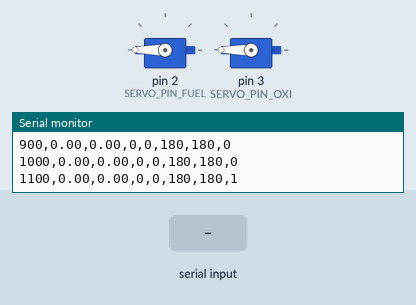
This sketch was run on a simulated Arduino Uno, built with avr-gcc and run on an emulated ATmega328P. Parts: 2 × servo, the last lines printed to the serial monitor. The test bench sets the inputs (shaded band).

Above: at 1.2 s.
1.3 s: "90,45\n" received over Serial
At 2.1 s:
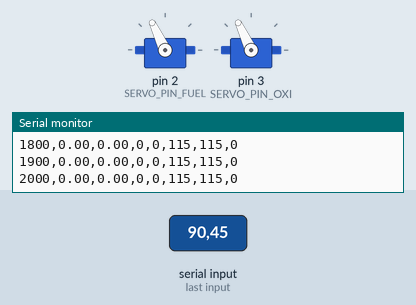
Timing chart, 0 to 4.3 s (numbered marks = the images above; inputs shaded):
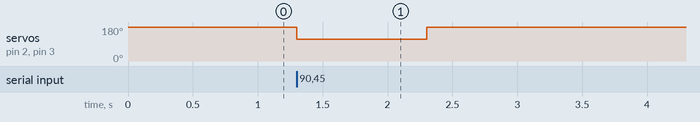

The sketch:

groundcontrol.ino
```cpp
#include <Servo.h>

#define FLOW_SENSOR_PIN_FUEL 5 // Digital pin 2 for the fuel flow sensor
#define FLOW_SENSOR_PIN_OXI 4  // Digital pin 3 for the oxidizer flow sensor

#define SERVO_PIN_FUEL 2       // Digital pin 4 for the fuel valve servo
#define SERVO_PIN_OXI 3        // Digital pin 5 for the oxidizer valve servo

// Valve control variables
const int POS_OPEN = 115;
const int POS_CLOSE = 180;
int desiredPositionFuel = POS_CLOSE;
int desiredPositionOxi = POS_CLOSE;
Servo valveServoFuel;
Servo valveServoOxi;

// Flow sensor variables
volatile int pulseCountFuel = 0;
volatile int pulseCountOxi = 0;
float flowRateFuel = 0.0;
float flowRateOxi = 0.0;
unsigned long previousMillis =
    0; // Track the last time we updated the flow rate
const unsigned long interval =
    100; // Shorter interval (100 ms) for more frequent updates

// Serial communication variables
unsigned long lastSerialTime = 0;
const unsigned long SERIAL_TIMEOUT =
    1000; // Close valves if no serial data for 1 second
unsigned long currentMillis = millis();

void setup() {
  // Set baud rate to 115200
  Serial.begin(115200);

  // Initialize flow sensor pin
  pinMode(FLOW_SENSOR_PIN_FUEL, INPUT_PULLUP);
  pinMode(FLOW_SENSOR_PIN_OXI, INPUT_PULLUP);

  // Interrupts for pulse counting
  attachInterrupt(digitalPinToInterrupt(FLOW_SENSOR_PIN_FUEL), countPulseFuel,
                  FALLING);
  attachInterrupt(digitalPinToInterrupt(FLOW_SENSOR_PIN_OXI), countPulseOxi,
                  FALLING);

  // Initialize servo pins
  valveServoFuel.attach(SERVO_PIN_FUEL);
  valveServoOxi.attach(SERVO_PIN_OXI);

  // Initialize to safe position
  valveServoFuel.write(POS_CLOSE);
  valveServoOxi.write(POS_CLOSE);
}

// We print a csv to serial, so we can read it in the ground control software
// The ground control software will then plot the data and show it to the user
// The format is as follows:
// time, flow rate fuel, flow rate oxi, pulse count fuel, pulse count oxi,
// desired position fuel, desired position oxi, is_emergency
void loop() {
  currentMillis = millis();

  // Check for serial timeout safety
  if (isEmergency()) {
    // Communication lost - emergency close
    desiredPositionFuel = POS_CLOSE;
    desiredPositionOxi = POS_CLOSE;
    valveServoFuel.write(POS_CLOSE);
    valveServoOxi.write(POS_CLOSE);
  }

  // Calculate flow rate every 100 ms
  if (currentMillis - previousMillis >= interval) {
    previousMillis = currentMillis;

    // Calculate flow rate in L/min using Q = F / 7.5
    // Convert pulse count in 100 ms to frequency (Hz)
    // Scale up by 10 to get pulses per second
    // Flow rate in L/min
    flowRateFuel = (pulseCountFuel * 10.0) / 7.5;
    flowRateOxi = (pulseCountOxi * 10.0) / 7.5;

    // Print CSV format data
    Serial.print(currentMillis);
    Serial.print(",");
    Serial.print(flowRateFuel);
    Serial.print(",");
    Serial.print(flowRateOxi);
    Serial.print(",");
    Serial.print(pulseCountFuel);
    Serial.print(",");
    Serial.print(pulseCountOxi);
    Serial.print(",");
    Serial.print(desiredPositionFuel);
    Serial.print(",");
    Serial.print(desiredPositionOxi);
    Serial.print(",");
    Serial.println(isEmergency() ? 1 : 0);

    // Reset pulse count after each calculation
    pulseCountFuel = 0;
    pulseCountOxi = 0;
  }

  // Check for servo control commands
  // Process commands from serial input
  // Format: "fuel,oxi" where each value is 1 (open) or 0 (close)
  // Example: "1,0" opens fuel valve and closes oxidizer valve
  if (Serial.available() > 0) {
    // Read the command and update communication time
    String command = Serial.readStringUntil('\n');
    lastSerialTime = currentMillis;

    // Parse the two valve commands
    int commaIndex = command.indexOf(',');
    if (commaIndex != -1) {
      int fuelCommand = command.substring(0, commaIndex).toInt();
      int oxiCommand = command.substring(commaIndex + 1).toInt();

      desiredPositionFuel = fuelCommand ? POS_OPEN : POS_CLOSE;
      desiredPositionOxi = oxiCommand ? POS_OPEN : POS_CLOSE;
      valveServoFuel.write(desiredPositionFuel);
      valveServoOxi.write(desiredPositionOxi);
    }

    // Clear the serial buffer
    while (Serial.available() > 0) {
      Serial.read();
    }
  }
}

// Interrupt Service Routine to count pulses
void countPulseFuel() { pulseCountFuel++; }
void countPulseOxi() { pulseCountOxi++; }

bool isEmergency() { return currentMillis - lastSerialTime > SERIAL_TIMEOUT; }
```

Measured:
- after the input at 1.3 s, servo on pin 2 (SERVO_PIN_FUEL), servo on pin 3 (SERVO_PIN_OXI): 180° → 115° at once, → 180° 1.0 s later
